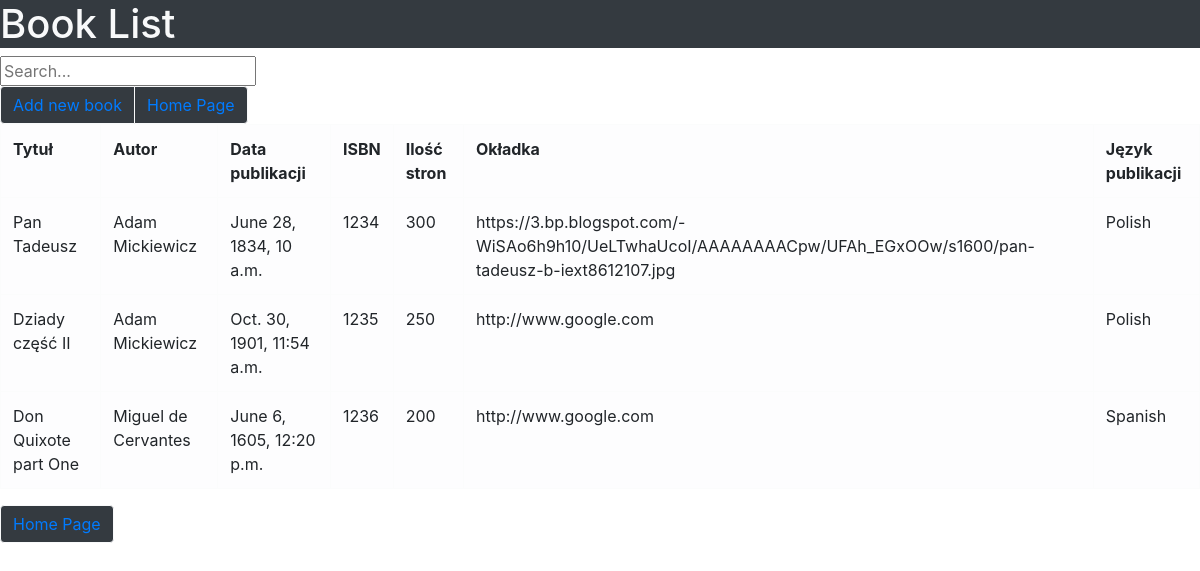
Page /book_list/ on the earlier database version.
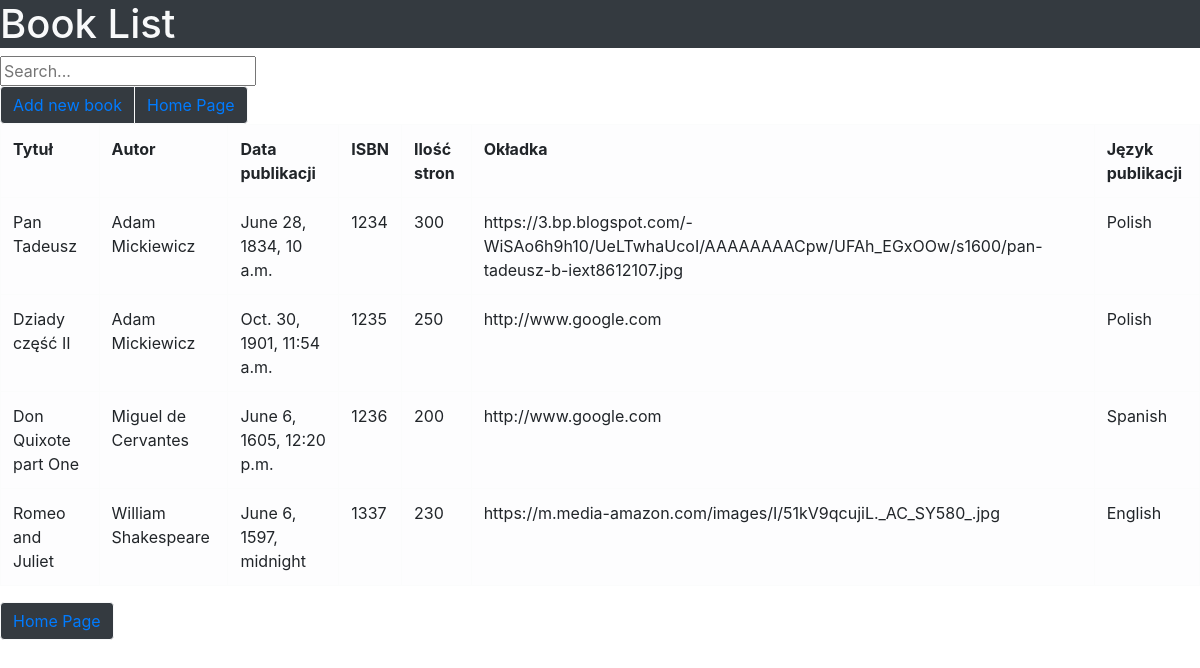
Same page on the later database version.
### NewApp/models.py (models this page shows, shortened)
class Book(models.Model):
    title = models.CharField(max_length=200)
    author = models.CharField(max_length=200)
    publication_date = models.DateTimeField('publication date')
    isbn_number = models.IntegerField(default=0)
    page_number = models.IntegerField(default=0)
    front_page_url = models.URLField(default='http://www.google.com')
    publication_language = models.CharField(max_length=100)

### NewApp/views.py (the view)
# urls.py: path('book_list/', BookList.as_view()),
class BookList(ListView):
    model = Book
    template_name = 'book_list.html'
    def get_queryset(self):
        query = self.request.GET.get('q')
        if not query:
            query = ''
        if (Book.objects.filter(title__icontains=query)):
            return Book.objects.filter(title__icontains=query)
        elif (Book.objects.filter(author__icontains=query)):
            return Book.objects.filter(author__icontains=query)
        elif (Book.objects.filter(publication_language__icontains=query)):
            return Book.objects.filter(publication_language__icontains=query)
        else:
            return Book.objects.all()

### NewApp/templates/book_list.html (shortened to what this page needs)
<!doctype html>
<html lang="en">
  <head>
    <link rel="stylesheet" href="https://stackpath.bootstrapcdn.com/bootstrap/4.3.1/css/bootstrap.min.css">
  </head>
  <body>
    <h1 class="text-light bg-dark">Book List</h1>
    <form method="GET" action="" id="searchform">
        <input class="searchfield" id="searchbox" name="q" type="text" value="{{ request.GET.q }}" placeholder="Search..."/>
    </form>
        <div class="btn-group" role="group" aria-label="Basic example">
            <button type="button" class="btn btn-light bg-dark"><a href="/new_book">Add new book</a></button>
            <button type="button" class="btn btn-light bg-dark"><a href="/ ">Home Page</a></button>
        </div>
    <table cellspacing="0" cellpadding="0" border="1" style="width: 100%;" class="table table-light">
        <tr>
        <td><b>Tytuł</b></td>
        <td><b>Autor</b></td>
        <td><b>Data publikacji</b></td>
        <td><b>ISBN</b></td>
        <td><b>Ilość stron</b></td>
        <td><b>Okładka</b></td>
        <td><b>Język publikacji</b></td>
        </tr>
        {% for book in object_list%}
        <tr>
            <td>{{ book.title }}</td>
            <td>{{ book.author }}</td>
            <td>{{ book.publication_date }}</td>
            <td>{{ book.isbn_number }}</td>
            <td>{{ book.page_number }}</td>
            <td>{{ book.front_page_url }}</td>
            <td>{{ book.publication_language }}</td>
        </tr>
        {% endfor %}
    </table>
    <button type="button" class="btn btn-light bg-dark"><a href="/ ">Home Page</a></button>
  </body>

Differences in the rows shown:
added Book: title "Romeo and Juliet", author "William Shakespeare", publication_date "June 6, 1597, midnight", isbn_number "1337", page_number "230", front_page_url "https://m.media-amazon.com/images/I/51kV9qcujiL._AC_SY580_.jpg", publication_language "English"
